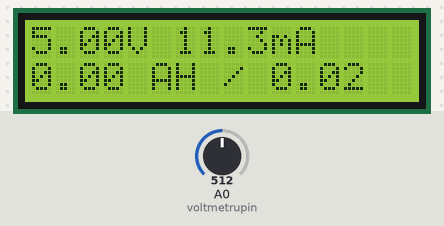
Bench run of a sketch on a simulated Arduino Uno, built with avr-gcc and run on an emulated ATmega328P. Parts: 16×2 character LCD. Inputs (shaded band) come from the test bench; at power-on: A0 (voltmetrupin) = 512.

Above: at 1.2 s.
1.3 s: A0 (voltmetrupin) set to 323
At 2.8 s:
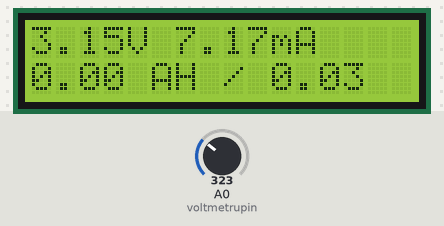
4.5 s: A0 (voltmetrupin) set to 297
At 5.9 s:
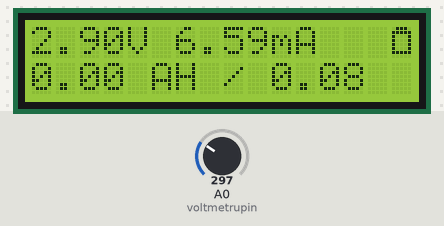
8.6 s: A0 (voltmetrupin) set to 306
At 9.9 s:
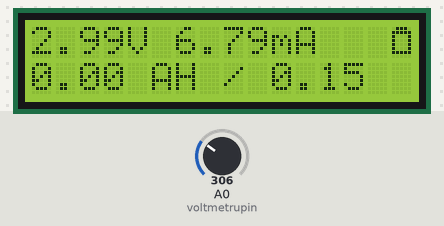
Timing chart, 0 to 11.6 s (numbered marks = the images above; inputs shaded):
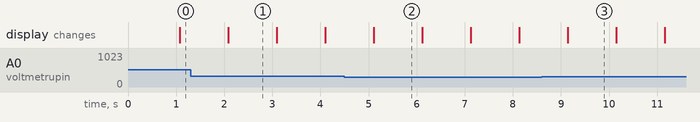

The sketch:

batteryMetter.ino
```cpp
#include <LiquidCrystal.h>

LiquidCrystal lcd(12, NULL, 11, 9,8,7,6);
const int voltmetrupin = 0;
volatile int val=0; // valoare achizitionata
// tensiunea citita vout = (val * 5.0) / 1024.0;
volatile float vout = 0.0;
const float R1 = 220.0; // valori rezistente divizor tensiune
const float R2 = 220.0;
// tensiune baterie vin = vout / (R2/(R1+R2))
volatile float vin = 0.0;
// valoarea maxima a tensiunii bateriei
volatile float initialvin = 0.0;
//intesitate curent in mA i = (vin * 1000) / (R1+R2)
volatile float i = 0.0;
//procent dupa care consideram ca bateria e descarcata 60%
const float lb = 0.6;
volatile float sumvin = 0.0; // suma tensiunilor bateriei
// capacitate consumata cap = (sumvin * 10) / (R1+R2)
volatile float cap = 0.0;
volatile int sec = 0;
volatile float timp = 0; // timp in minute (sec/60)

byte lowbat[8] = { // caracter pentru baterie descarcata
 B01110,
 B11111,
 B10001,
 B10001,
 B10001,
 B10001,
 B11111,
};

void setup() {
 TIMSK1 = (1 << TOIE1); // activare timer overflow
 TCCR1A = 0;
 TCCR1B = 0; // timer stop
 TCNT1 = 0x0BDC; // setarea valorii initiale
 TCCR1B = (1 << CS12); // timer start
 lcd.createChar(0, lowbat);
 lcd.begin(16, 2);
 lcd.noCursor();
}

void loop(){
 if ((val<10)&(sumvin==0))
 {
     lcd.clear();
     lcd.setCursor(0,0);
     lcd.print("Conectati");
     lcd.setCursor(0,1);
     lcd.print("bateria...");
 }
 else
 {
     lcd.clear();
     lcd.setCursor(0,0);
     lcd.print(vin);
     lcd.setCursor(4,0);
     lcd.print("V");
     lcd.setCursor(6,0);
     i = (vin * 1000) / (R1+R2);
     lcd.print(i);
     lcd.setCursor(10,0);
     lcd.print("mA");
     lcd.setCursor(15,0);
     if ((vin/initialvin)<lb)
         lcd.write((byte)0);
     lcd.setCursor(0,1);
     cap = (sumvin * 10.0) / (R1+R2);
     lcd.print(cap);
     lcd.setCursor(5,1);
     lcd.print("AH");
     lcd.setCursor(8,1);
     lcd.print("/");
     lcd.setCursor(10,1);
     timp = float(sec) / 60.0;
     lcd.print(timp);
 }
 delay(1000);
}

ISR(TIMER1_OVF_vect) {
 TCNT1=0x0BDC;
 sec++;
 val = analogRead(voltmetrupin);
 vout = (val * 5.0) / 1024.0;
 vin = vout / (R2/(R1+R2));
 if (initialvin<vin)
     initialvin = vin;
 if (!(sec%10))
     sumvin+=vin;
}
```

Measured:
- the behaviour switches between 308 and 307 on A0 (voltmetrupin) (found by bisection; images 1 and 2)
- after the input at 4.5 s, the display: changes after 0.61 s (image 2)
- what the display in image 1 shows lasts 1.0 s, from 2.1 s to 3.1 s
